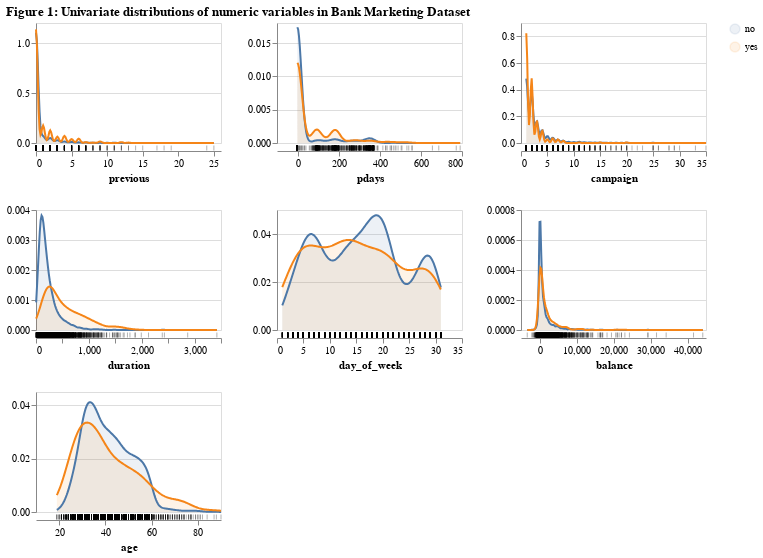

Notebook code for this chart:
### Code cell
numeric_plot = aly.dist(bank_marketing_sample, color='y')

numeric_plot.properties(
    title="Figure 1: Univariate distributions of numeric variables in Bank Marketing Dataset"
)

### Figure 1 — Vega specification as saved in the notebook (floating-point values rounded to 4 significant figures; data arrays with more than 128 entries replaced by an {"elided": "..."} marker saying what was removed)
{"$schema": "https://vega.github.io/schema/vega/v6.json", "data": [{"name": "source_0", "values": {"elided": "4000 records"}}, {"name": "data_0", "source": "source_0", "transform": [{"type": "kde", "groupby": ["y"], "field": "previous", "minsteps": 100, "as": ["previous", "density"], "resolve": "shared"}]}, {"name": "data_1", "values": {"elided": "4000 records"}}, {"name": "data_2", "source": "source_0", "transform": [{"type": "kde", "field": "pdays", "groupby": ["y"], "minsteps": 100, "resolve": "shared", "as": ["pdays", "density"]}]}, {"name": "data_3", "values": {"elided": "4000 records"}}, {"name": "data_4", "source": "source_0", "transform": [{"type": "kde", "groupby": ["y"], "minsteps": 100, "field": "campaign", "as": ["campaign", "density"], "resolve": "shared"}]}, {"name": "data_5", "values": {"elided": "4000 records"}}, {"name": "data_6", "source": "source_0", "transform": [{"type": "kde", "minsteps": 100, "resolve": "shared", "field": "duration", "as": ["duration", "density"], "groupby": ["y"]}]}, {"name": "data_7", "values": {"elided": "4000 records"}}, {"name": "data_8", "source": "source_0", "transform": [{"type": "kde", "field": "day_of_week", "minsteps": 100, "as": ["day_of_week", "density"], "resolve": "shared", "groupby": ["y"]}]}, {"name": "data_9", "values": {"elided": "4000 records"}}, {"name": "data_10", "source": "source_0", "transform": [{"type": "kde", "groupby": ["y"], "as": ["balance", "density"], "resolve": "shared", "field": "balance", "minsteps": 100}]}, {"name": "data_11", "values": {"elided": "4000 records"}}, {"name": "data_12", "source": "source_0", "transform": [{"type": "kde", "resolve": "shared", "minsteps": 100, "field": "age", "as": ["age", "density"], "groupby": ["y"]}]}, {"name": "data_13", "values": {"elided": "4000 records"}}, {"name": "data_0_color_domain_y_0", "source": "data_0", "transform": [{"type": "aggregate", "groupby": ["y"], "fields": [], "ops": [], "as": []}, {"type": "formula", "expr": "datum['y']", "as": "sort_field"}, {"type": "project", "fields": ["y"]}]}, {"name": "data_2_color_domain_y_1", "source": "data_2", "transform": [{"type": "aggregate", "groupby": ["y"], "fields": [], "ops": [], "as": []}, {"type": "formula", "expr": "datum['y']", "as": "sort_field"}, {"type": "project", "fields": ["y"]}]}, {"name": "data_4_color_domain_y_2", "source": "data_4", "transform": [{"type": "aggregate", "groupby": ["y"], "fields": [], "ops": [], "as": []}, {"type": "formula", "expr": "datum['y']", "as": "sort_field"}, {"type": "project", "fields": ["y"]}]}, {"name": "data_6_color_domain_y_3", "source": "data_6", "transform": [{"type": "aggregate", "groupby": ["y"], "fields": [], "ops": [], "as": []}, {"type": "formula", "expr": "datum['y']", "as": "sort_field"}, {"type": "project", "fields": ["y"]}]}, {"name": "data_8_color_domain_y_4", "source": "data_8", "transform": [{"type": "aggregate", "groupby": ["y"], "fields": [], "ops": [], "as": []}, {"type": "formula", "expr": "datum['y']", "as": "sort_field"}, {"type": "project", "fields": ["y"]}]}, {"name": "data_10_color_domain_y_5", "source": "data_10", "transform": [{"type": "aggregate", "groupby": ["y"], "fields": [], "ops": [], "as": []}, {"type": "formula", "expr": "datum['y']", "as": "sort_field"}, {"type": "project", "fields": ["y"]}]}, {"name": "data_12_color_domain_y_6", "source": "data_12", "transform": [{"type": "aggregate", "groupby": ["y"], "fields": [], "ops": [], "as": []}, {"type": "formula", "expr": "datum['y']", "as": "sort_field"}, {"type": "project", "fields": ["y"]}]}, {"name": "data_0_concat_0_y_domain_density", "source": "data_0", "transform": [{"type": "formula", "expr": "+datum['density']", "as": "density"}, {"type": "aggregate", "groupby": [], "fields": ["density", "density"], "ops": ["min", "max"], "as": ["min", "max"]}]}, {"name": "data_2_concat_1_y_domain_density", "source": "data_2", "transform": [{"type": "formula", "expr": "+datum['density']", "as": "density"}, {"type": "aggregate", "groupby": [], "fields": ["density", "density"], "ops": ["min", "max"], "as": ["min", "max"]}]}, {"name": "data_4_concat_2_y_domain_density", "source": "data_4", "transform": [{"type": "formula", "expr": "+datum['density']", "as": "density"}, {"type": "aggregate", "groupby": [], "fields": ["density", "density"], "ops": ["min", "max"], "as": ["min", "max"]}]}, {"name": "data_6_concat_3_y_domain_density", "source": "data_6", "transform": [{"type": "formula", "expr": "+datum['density']", "as": "density"}, {"type": "aggregate", "groupby": [], "fields": ["density", "density"], "ops": ["min", "max"], "as": ["min", "max"]}]}, {"name": "data_8_concat_4_y_domain_density", "source": "data_8", "transform": [{"type": "formula", "expr": "+datum['density']", "as": "density"}, {"type": "aggregate", "groupby": [], "fields": ["density", "density"], "ops": ["min", "max"], "as": ["min", "max"]}]}, {"name": "data_10_concat_5_y_domain_density", "source": "data_10", "transform": [{"type": "formula", "expr": "+datum['density']", "as": "density"}, {"type": "aggregate", "groupby": [], "fields": ["density", "density"], "ops": ["min", "max"], "as": ["min", "max"]}]}, {"name": "data_12_concat_6_y_domain_density", "source": "data_12", "transform": [{"type": "formula", "expr": "+datum['density']", "as": "density"}, {"type": "aggregate", "groupby": [], "fields": ["density", "density"], "ops": ["min", "max"], "as": ["min", "max"]}]}], "signals": [{"name": "childWidth", "value": 185}, {"name": "childHeight", "value": 120}], "marks": [{"type": "group", "name": "concat_0_group", "encode": {"update": {"width": {"signal": "childWidth"}, "height": {"signal": "childHeight"}}}, "marks": [{"type": "group", "name": "concat_0_layer_0_pathgroup", "from": {"facet": {"data": "data_0", "name": "faceted_path_concat_0_layer_0_main", "groupby": ["y"]}}, "encode": {"update": {"width": {"field": {"signal": null, "datum": null, "group": "width", "parent": null}}, "height": {"field": {"signal": null, "datum": null, "group": "height", "parent": null}}}}, "marks": [{"type": "area", "name": "concat_0_layer_0_marks", "from": {"data": "faceted_path_concat_0_layer_0_main"}, "sort": {"field": "x"}, "encode": {"update": {"x": {"field": "previous", "scale": "concat_0_x"}, "opacity": {"value": 0.1}, "y": {"field": "density", "scale": "concat_0_y"}, "fill": {"field": "y", "scale": "color"}, "defined": {"signal": "isValid(datum[\"previous\"]) && isFinite(+datum[\"previous\"]) && isValid(datum[\"density\"]) && isFinite(+datum[\"density\"])"}, "y2": {"value": 0, "scale": "concat_0_y"}, "orient": {"value": "vertical"}}}, "style": ["area"]}]}, {"type": "group", "name": "concat_0_layer_1_pathgroup", "from": {"facet": {"data": "data_0", "name": "faceted_path_concat_0_layer_1_main", "groupby": ["y"]}}, "encode": {"update": {"width": {"field": {"signal": null, "datum": null, "group": "width", "parent": null}}, "height": {"field": {"signal": null, "datum": null, "group": "height", "parent": null}}}}, "marks": [{"type": "line", "name": "concat_0_layer_1_marks", "from": {"data": "faceted_path_concat_0_layer_1_main"}, "sort": {"field": "x"}, "encode": {"update": {"stroke": {"field": "y", "scale": "color"}, "y": {"field": "density", "scale": "concat_0_y"}, "defined": {"signal": "isValid(datum[\"previous\"]) && isFinite(+datum[\"previous\"]) && isValid(datum[\"density\"]) && isFinite(+datum[\"density\"])"}, "x": {"field": "previous", "scale": "concat_0_x"}}}, "style": ["line"]}]}, {"type": "rect", "name": "concat_0_layer_2_marks", "from": {"data": "data_1"}, "encode": {"update": {"fill": {"value": "black"}, "tooltip": {"value": "Individual observations"}, "yc": {"signal": "childHeight", "offset": 65, "mult": 0.5}, "xc": {"field": "previous", "scale": "concat_0_x"}, "opacity": {"value": 0.3}, "height": {"value": 5}, "width": {"value": 1}}}, "style": ["tick"]}], "axes": [{"scale": "concat_0_y", "domain": false, "tickCount": {"signal": "ceil(childHeight/40)"}, "orient": "left", "maxExtent": 0, "gridScale": "concat_0_x", "labels": false, "aria": false, "minExtent": 0, "ticks": false, "zindex": 0, "grid": true}, {"scale": "concat_0_x", "orient": "bottom", "tickCount": {"signal": "ceil(childWidth/40)"}, "grid": false, "offset": 8, "labelOverlap": true, "labelFlush": true, "title": "previous", "zindex": 0}, {"scale": "concat_0_y", "tickCount": {"signal": "ceil(childHeight/40)"}, "zindex": 0, "labelOverlap": true, "orient": "left", "grid": false}], "style": "cell"}, {"type": "group", "name": "concat_1_group", "encode": {"update": {"height": {"signal": "childHeight"}, "width": {"signal": "childWidth"}}}, "marks": [{"type": "group", "name": "concat_1_layer_0_pathgroup", "from": {"facet": {"data": "data_2", "name": "faceted_path_concat_1_layer_0_main", "groupby": ["y"]}}, "encode": {"update": {"height": {"field": {"signal": null, "datum": null, "group": "height", "parent": null}}, "width": {"field": {"signal": null, "datum": null, "group": "width", "parent": null}}}}, "marks": [{"type": "area", "name": "concat_1_layer_0_marks", "from": {"data": "faceted_path_concat_1_layer_0_main"}, "sort": {"field": "x"}, "encode": {"update": {"opacity": {"value": 0.1}, "y2": {"value": 0, "scale": "concat_1_y"}, "fill": {"field": "y", "scale": "color"}, "orient": {"value": "vertical"}, "x": {"field": "pdays", "scale": "concat_1_x"}, "y": {"field": "density", "scale": "concat_1_y"}, "defined": {"signal": "isValid(datum[\"pdays\"]) && isFinite(+datum[\"pdays\"]) && isValid(datum[\"density\"]) && isFinite(+datum[\"density\"])"}}}, "style": ["area"]}]}, {"type": "group", "name": "concat_1_layer_1_pathgroup", "from": {"facet": {"data": "data_2", "name": "faceted_path_concat_1_layer_1_main", "groupby": ["y"]}}, "encode": {"update": {"height": {"field": {"signal": null, "datum": null, "group": "height", "parent": null}}, "width": {"field": {"signal": null, "datum": null, "group": "width", "parent": null}}}}, "marks": [{"type": "line", "name": "concat_1_layer_1_marks", "from": {"data": "faceted_path_concat_1_layer_1_main"}, "sort": {"field": "x"}, "encode": {"update": {"y": {"field": "density", "scale": "concat_1_y"}, "stroke": {"field": "y", "scale": "color"}, "x": {"field": "pdays", "scale": "concat_1_x"}, "defined": {"signal": "isValid(datum[\"pdays\"]) && isFinite(+datum[\"pdays\"]) && isValid(datum[\"density\"]) && isFinite(+datum[\"density\"])"}}}, "style": ["line"]}]}, {"type": "rect", "name": "concat_1_layer_2_marks", "from": {"data": "data_3"}, "encode": {"update": {"width": {"value": 1}, "tooltip": {"value": "Individual observations"}, "yc": {"signal": "childHeight", "offset": 65, "mult": 0.5}, "opacity": {"value": 0.3}, "fill": {"value": "black"}, "xc": {"field": "pdays", "scale": "concat_1_x"}, "height": {"value": 5}}}, "style": ["tick"]}], "axes": [{"scale": "concat_1_y", "gridScale": "concat_1_x", "grid": true, "orient": "left", "labels": false, "minExtent": 0, "tickCount": {"signal": "ceil(childHeight/40)"}, "aria": false, "ticks": false, "maxExtent": 0, "zindex": 0, "domain": false}, {"scale": "concat_1_x", "orient": "bottom", "offset": 8, "tickCount": {"signal": "ceil(childWidth/40)"}, "title": "pdays", "grid": false, "zindex": 0, "labelFlush": true, "labelOverlap": true}, {"scale": "concat_1_y", "grid": false, "tickCount": {"signal": "ceil(childHeight/40)"}, "orient": "left", "zindex": 0, "labelOverlap": true}], "style": "cell"}, {"type": "group", "name": "concat_2_group", "encode": {"update": {"height": {"signal": "childHeight"}, "width": {"signal": "childWidth"}}}, "marks": [{"type": "group", "name": "concat_2_layer_0_pathgroup", "from": {"facet": {"data": "data_4", "name": "faceted_path_concat_2_layer_0_main", "groupby": ["y"]}}, "encode": {"update": {"height": {"field": {"signal": null, "datum": null, "group": "height", "parent": null}}, "width": {"field": {"signal": null, "datum": null, "group": "width", "parent": null}}}}, "marks": [{"type": "area", "name": "concat_2_layer_0_marks", "from": {"data": "faceted_path_concat_2_layer_0_main"}, "sort": {"field": "x"}, "encode": {"update": {"y2": {"value": 0, "scale": "concat_2_y"}, "orient": {"value": "vertical"}, "fill": {"field": "y", "scale": "color"}, "defined": {"signal": "isValid(datum[\"campaign\"]) && isFinite(+datum[\"campaign\"]) && isValid(datum[\"density\"]) && isFinite(+datum[\"density\"])"}, "opacity": {"value": 0.1}, "y": {"field": "density", "scale": "concat_2_y"}, "x": {"field": "campaign", "scale": "concat_2_x"}}}, "style": ["area"]}]}, {"type": "group", "name": "concat_2_layer_1_pathgroup", "from": {"facet": {"data": "data_4", "name": "faceted_path_concat_2_layer_1_main", "groupby": ["y"]}}, "encode": {"update": {"width": {"field": {"signal": null, "datum": null, "group": "width", "parent": null}}, "height": {"field": {"signal": null, "datum": null, "group": "height", "parent": null}}}}, "marks": [{"type": "line", "name": "concat_2_layer_1_marks", "from": {"data": "faceted_path_concat_2_layer_1_main"}, "sort": {"field": "x"}, "encode": {"update": {"defined": {"signal": "isValid(datum[\"campaign\"]) && isFinite(+datum[\"campaign\"]) && isValid(datum[\"density\"]) && isFinite(+datum[\"density\"])"}, "stroke": {"field": "y", "scale": "color"}, "x": {"field": "campaign", "scale": "concat_2_x"}, "y": {"field": "density", "scale": "concat_2_y"}}}, "style": ["line"]}]}, {"type": "rect", "name": "concat_2_layer_2_marks", "from": {"data": "data_5"}, "encode": {"update": {"opacity": {"value": 0.3}, "fill": {"value": "black"}, "tooltip": {"value": "Individual observations"}, "width": {"value": 1}, "yc": {"signal": "childHeight", "offset": 65, "mult": 0.5}, "height": {"value": 5}, "xc": {"field": "campaign", "scale": "concat_2_x"}}}, "style": ["tick"]}], "axes": [{"scale": "concat_2_y", "zindex": 0, "labels": false, "tickCount": {"signal": "ceil(childHeight/40)"}, "minExtent": 0, "aria": false, "grid": true, "gridScale": "concat_2_x", "maxExtent": 0, "orient": "left", "ticks": false, "domain": false}, {"scale": "concat_2_x", "labelOverlap": true, "tickCount": {"signal": "ceil(childWidth/40)"}, "orient": "bottom", "zindex": 0, "grid": false, "labelFlush": true, "offset": 8, "title": "campaign"}, {"scale": "concat_2_y", "grid": false, "zindex": 0, "orient": "left", "tickCount": {"signal": "ceil(childHeight/40)"}, "labelOverlap": true}], "style": "cell"}, {"type": "group", "name": "concat_3_group", "encode": {"update": {"height": {"signal": "childHeight"}, "width": {"signal": "childWidth"}}}, "marks": [{"type": "group", "name": "concat_3_layer_0_pathgroup", "from": {"facet": {"data": "data_6", "name": "faceted_path_concat_3_layer_0_main", "groupby": ["y"]}}, "encode": {"update": {"height": {"field": {"signal": null, "datum": null, "group": "height", "parent": null}}, "width": {"field": {"signal": null, "datum": null, "group": "width", "parent": null}}}}, "marks": [{"type": "area", "name": "concat_3_layer_0_marks", "from": {"data": "faceted_path_concat_3_layer_0_main"}, "sort": {"field": "x"}, "encode": {"update": {"orient": {"value": "vertical"}, "y": {"field": "density", "scale": "concat_3_y"}, "opacity": {"value": 0.1}, "fill": {"field": "y", "scale": "color"}, "x": {"field": "duration", "scale": "concat_3_x"}, "y2": {"value": 0, "scale": "concat_3_y"}, "defined": {"signal": "isValid(datum[\"duration\"]) && isFinite(+datum[\"duration\"]) && isValid(datum[\"density\"]) && isFinite(+datum[\"density\"])"}}}, "style": ["area"]}]}, {"type": "group", "name": "concat_3_layer_1_pathgroup", "from": {"facet": {"data": "data_6", "name": "faceted_path_concat_3_layer_1_main", "groupby": ["y"]}}, "encode": {"update": {"height": {"field": {"signal": null, "datum": null, "group": "height", "parent": null}}, "width": {"field": {"signal": null, "datum": null, "group": "width", "parent": null}}}}, "marks": [{"type": "line", "name": "concat_3_layer_1_marks", "from": {"data": "faceted_path_concat_3_layer_1_main"}, "sort": {"field": "x"}, "encode": {"update": {"y": {"field": "density", "scale": "concat_3_y"}, "defined": {"signal": "isValid(datum[\"duration\"]) && isFinite(+datum[\"duration\"]) && isValid(datum[\"density\"]) && isFinite(+datum[\"density\"])"}, "stroke": {"field": "y", "scale": "color"}, "x": {"field": "duration", "scale": "concat_3_x"}}}, "style": ["line"]}]}, {"type": "rect", "name": "concat_3_layer_2_marks", "from": {"data": "data_7"}, "encode": {"update": {"fill": {"value": "black"}, "height": {"value": 5}, "opacity": {"value": 0.3}, "yc": {"signal": "childHeight", "offset": 65, "mult": 0.5}, "xc": {"field": "duration", "scale": "concat_3_x"}, "width": {"value": 1}, "tooltip": {"value": "Individual observations"}}}, "style": ["tick"]}], "axes": [{"scale": "concat_3_y", "tickCount": {"signal": "ceil(childHeight/40)"}, "orient": "left", "maxExtent": 0, "gridScale": "concat_3_x", "zindex": 0, "minExtent": 0, "labels": false, "grid": true, "aria": false, "domain": false, "ticks": false}, {"scale": "concat_3_x", "zindex": 0, "orient": "bottom", "tickCount": {"signal": "ceil(childWidth/40)"}, "labelFlush": true, "labelOverlap": true, "title": "duration", "offset": 8, "grid": false}, {"scale": "concat_3_y", "grid": false, "orient": "left", "tickCount": {"signal": "ceil(childHeight/40)"}, "labelOverlap": true, "zindex": 0}], "style": "cell"}, {"type": "group", "name": "concat_4_group", "encode": {"update": {"width": {"signal": "childWidth"}, "height": {"signal": "childHeight"}}}, "marks": [{"type": "group", "name": "concat_4_layer_0_pathgroup", "from": {"facet": {"data": "data_8", "name": "faceted_path_concat_4_layer_0_main", "groupby": ["y"]}}, "encode": {"update": {"width": {"field": {"signal": null, "datum": null, "group": "width", "parent": null}}, "height": {"field": {"signal": null, "datum": null, "group": "height", "parent": null}}}}, "marks": [{"type": "area", "name": "concat_4_layer_0_marks", "from": {"data": "faceted_path_concat_4_layer_0_main"}, "sort": {"field": "x"}, "encode": {"update": {"x": {"field": "day_of_week", "scale": "concat_4_x"}, "y": {"field": "density", "scale": "concat_4_y"}, "fill": {"field": "y", "scale": "color"}, "y2": {"value": 0, "scale": "concat_4_y"}, "orient": {"value": "vertical"}, "opacity": {"value": 0.1}, "defined": {"signal": "isValid(datum[\"day_of_week\"]) && isFinite(+datum[\"day_of_week\"]) && isValid(datum[\"density\"]) && isFinite(+datum[\"density\"])"}}}, "style": ["area"]}]}, {"type": "group", "name": "concat_4_layer_1_pathgroup", "from": {"facet": {"data": "data_8", "name": "faceted_path_concat_4_layer_1_main", "groupby": ["y"]}}, "encode": {"update": {"width": {"field": {"signal": null, "datum": null, "group": "width", "parent": null}}, "height": {"field": {"signal": null, "datum": null, "group": "height", "parent": null}}}}, "marks": [{"type": "line", "name": "concat_4_layer_1_marks", "from": {"data": "faceted_path_concat_4_layer_1_main"}, "sort": {"field": "x"}, "encode": {"update": {"y": {"field": "density", "scale": "concat_4_y"}, "defined": {"signal": "isValid(datum[\"day_of_week\"]) && isFinite(+datum[\"day_of_week\"]) && isValid(datum[\"density\"]) && isFinite(+datum[\"density\"])"}, "stroke": {"field": "y", "scale": "color"}, "x": {"field": "day_of_week", "scale": "concat_4_x"}}}, "style": ["line"]}]}, {"type": "rect", "name": "concat_4_layer_2_marks", "from": {"data": "data_9"}, "encode": {"update": {"tooltip": {"value": "Individual observations"}, "width": {"value": 1}, "fill": {"value": "black"}, "opacity": {"value": 0.3}, "xc": {"field": "day_of_week", "scale": "concat_4_x"}, "height": {"value": 5}, "yc": {"signal": "childHeight", "offset": 65, "mult": 0.5}}}, "style": ["tick"]}], "axes": [{"scale": "concat_4_y", "labels": false, "maxExtent": 0, "minExtent": 0, "orient": "left", "aria": false, "grid": true, "domain": false, "zindex": 0, "tickCount": {"signal": "ceil(childHeight/40)"}, "gridScale": "concat_4_x", "ticks": false}, {"scale": "concat_4_x", "offset": 8, "tickCount": {"signal": "ceil(childWidth/40)"}, "grid": false, "title": "day_of_week", "labelOverlap": true, "zindex": 0, "orient": "bottom", "labelFlush": true}, {"scale": "concat_4_y", "orient": "left", "labelOverlap": true, "tickCount": {"signal": "ceil(childHeight/40)"}, "grid": false, "zindex": 0}], "style": "cell"}, {"type": "group", "name": "concat_5_group", "encode": {"update": {"height": {"signal": "childHeight"}, "width": {"signal": "childWidth"}}}, "marks": [{"type": "group", "name": "concat_5_layer_0_pathgroup", "from": {"facet": {"data": "data_10", "name": "faceted_path_concat_5_layer_0_main", "groupby": ["y"]}}, "encode": {"update": {"height": {"field": {"signal": null, "datum": null, "group": "height", "parent": null}}, "width": {"field": {"signal": null, "datum": null, "group": "width", "parent": null}}}}, "marks": [{"type": "area", "name": "concat_5_layer_0_marks", "from": {"data": "faceted_path_concat_5_layer_0_main"}, "sort": {"field": "x"}, "encode": {"update": {"y": {"field": "density", "scale": "concat_5_y"}, "orient": {"value": "vertical"}, "fill": {"field": "y", "scale": "color"}, "opacity": {"value": 0.1}, "y2": {"value": 0, "scale": "concat_5_y"}, "defined": {"signal": "isValid(datum[\"balance\"]) && isFinite(+datum[\"balance\"]) && isValid(datum[\"density\"]) && isFinite(+datum[\"density\"])"}, "x": {"field": "balance", "scale": "concat_5_x"}}}, "style": ["area"]}]}, {"type": "group", "name": "concat_5_layer_1_pathgroup", "from": {"facet": {"data": "data_10", "name": "faceted_path_concat_5_layer_1_main", "groupby": ["y"]}}, "encode": {"update": {"height": {"field": {"signal": null, "datum": null, "group": "height", "parent": null}}, "width": {"field": {"signal": null, "datum": null, "group": "width", "parent": null}}}}, "marks": [{"type": "line", "name": "concat_5_layer_1_marks", "from": {"data": "faceted_path_concat_5_layer_1_main"}, "sort": {"field": "x"}, "encode": {"update": {"y": {"field": "density", "scale": "concat_5_y"}, "x": {"field": "balance", "scale": "concat_5_x"}, "stroke": {"field": "y", "scale": "color"}, "defined": {"signal": "isValid(datum[\"balance\"]) && isFinite(+datum[\"balance\"]) && isValid(datum[\"density\"]) && isFinite(+datum[\"density\"])"}}}, "style": ["line"]}]}, {"type": "rect", "name": "concat_5_layer_2_marks", "from": {"data": "data_11"}, "encode": {"update": {"height": {"value": 5}, "fill": {"value": "black"}, "tooltip": {"value": "Individual observations"}, "opacity": {"value": 0.3}, "width": {"value": 1}, "yc": {"signal": "childHeight", "offset": 65, "mult": 0.5}, "xc": {"field": "balance", "scale": "concat_5_x"}}}, "style": ["tick"]}], "axes": [{"scale": "concat_5_y", "maxExtent": 0, "orient": "left", "grid": true, "gridScale": "concat_5_x", "ticks": false, "tickCount": {"signal": "ceil(childHeight/40)"}, "aria": false, "minExtent": 0, "domain": false, "labels": false, "zindex": 0}, {"scale": "concat_5_x", "offset": 8, "grid": false, "title": "balance", "labelOverlap": true, "labelFlush": true, "orient": "bottom", "zindex": 0, "tickCount": {"signal": "ceil(childWidth/40)"}}, {"scale": "concat_5_y", "zindex": 0, "labelOverlap": true, "orient": "left", "tickCount": {"signal": "ceil(childHeight/40)"}, "grid": false}], "style": "cell"}, {"type": "group", "name": "concat_6_group", "encode": {"update": {"width": {"signal": "childWidth"}, "height": {"signal": "childHeight"}}}, "marks": [{"type": "group", "name": "concat_6_layer_0_pathgroup", "from": {"facet": {"data": "data_12", "name": "faceted_path_concat_6_layer_0_main", "groupby": ["y"]}}, "encode": {"update": {"height": {"field": {"signal": null, "datum": null, "group": "height", "parent": null}}, "width": {"field": {"signal": null, "datum": null, "group": "width", "parent": null}}}}, "marks": [{"type": "area", "name": "concat_6_layer_0_marks", "from": {"data": "faceted_path_concat_6_layer_0_main"}, "sort": {"field": "x"}, "encode": {"update": {"orient": {"value": "vertical"}, "fill": {"field": "y", "scale": "color"}, "defined": {"signal": "isValid(datum[\"age\"]) && isFinite(+datum[\"age\"]) && isValid(datum[\"density\"]) && isFinite(+datum[\"density\"])"}, "y": {"field": "density", "scale": "concat_6_y"}, "y2": {"value": 0, "scale": "concat_6_y"}, "opacity": {"value": 0.1}, "x": {"field": "age", "scale": "concat_6_x"}}}, "style": ["area"]}]}, {"type": "group", "name": "concat_6_layer_1_pathgroup", "from": {"facet": {"data": "data_12", "name": "faceted_path_concat_6_layer_1_main", "groupby": ["y"]}}, "encode": {"update": {"width": {"field": {"signal": null, "datum": null, "group": "width", "parent": null}}, "height": {"field": {"signal": null, "datum": null, "group": "height", "parent": null}}}}, "marks": [{"type": "line", "name": "concat_6_layer_1_marks", "from": {"data": "faceted_path_concat_6_layer_1_main"}, "sort": {"field": "x"}, "encode": {"update": {"stroke": {"field": "y", "scale": "color"}, "x": {"field": "age", "scale": "concat_6_x"}, "defined": {"signal": "isValid(datum[\"age\"]) && isFinite(+datum[\"age\"]) && isValid(datum[\"density\"]) && isFinite(+datum[\"density\"])"}, "y": {"field": "density", "scale": "concat_6_y"}}}, "style": ["line"]}]}, {"type": "rect", "name": "concat_6_layer_2_marks", "from": {"data": "data_13"}, "encode": {"update": {"fill": {"value": "black"}, "tooltip": {"value": "Individual observations"}, "height": {"value": 5}, "width": {"value": 1}, "opacity": {"value": 0.3}, "yc": {"signal": "childHeight", "offset": 65, "mult": 0.5}, "xc": {"field": "age", "scale": "concat_6_x"}}}, "style": ["tick"]}], "axes": [{"scale": "concat_6_y", "domain": false, "tickCount": {"signal": "ceil(childHeight/40)"}, "aria": false, "labels": false, "orient": "left", "grid": true, "ticks": false, "minExtent": 0, "gridScale": "concat_6_x", "zindex": 0, "maxExtent": 0}, {"scale": "concat_6_x", "orient": "bottom", "labelOverlap": true, "title": "age", "zindex": 0, "tickCount": {"signal": "ceil(childWidth/40)"}, "grid": false, "offset": 8, "labelFlush": true}, {"scale": "concat_6_y", "labelOverlap": true, "tickCount": {"signal": "ceil(childHeight/40)"}, "zindex": 0, "grid": false, "orient": "left"}], "style": "cell"}], "scales": [{"name": "color", "type": "ordinal", "domain": {"fields": [{"data": "data_0_color_domain_y_0", "field": "y"}, {"data": "data_2_color_domain_y_1", "field": "y"}, {"data": "data_4_color_domain_y_2", "field": "y"}, {"data": "data_6_color_domain_y_3", "field": "y"}, {"data": "data_8_color_domain_y_4", "field": "y"}, {"data": "data_10_color_domain_y_5", "field": "y"}, {"data": "data_12_color_domain_y_6", "field": "y"}], "sort": true}, "range": "category"}, {"name": "concat_0_x", "type": "linear", "domain": {"fields": [{"data": "data_0", "field": "previous"}, {"data": "data_1", "field": "previous"}]}, "range": [0, {"signal": "childWidth"}], "zero": false, "nice": true}, {"name": "concat_0_y", "type": "linear", "domain": [{"signal": "(data(\"data_0_concat_0_y_domain_density\")[0] || {}).min"}, {"signal": "(data(\"data_0_concat_0_y_domain_density\")[0] || {}).max"}], "range": [{"signal": "childHeight"}, 0], "zero": true, "nice": true}, {"name": "concat_1_x", "type": "linear", "domain": {"fields": [{"data": "data_2", "field": "pdays"}, {"data": "data_3", "field": "pdays"}]}, "range": [0, {"signal": "childWidth"}], "nice": true, "zero": false}, {"name": "concat_1_y", "type": "linear", "domain": [{"signal": "(data(\"data_2_concat_1_y_domain_density\")[0] || {}).min"}, {"signal": "(data(\"data_2_concat_1_y_domain_density\")[0] || {}).max"}], "range": [{"signal": "childHeight"}, 0], "nice": true, "zero": true}, {"name": "concat_2_x", "type": "linear", "domain": {"fields": [{"data": "data_4", "field": "campaign"}, {"data": "data_5", "field": "campaign"}]}, "range": [0, {"signal": "childWidth"}], "nice": true, "zero": false}, {"name": "concat_2_y", "type": "linear", "domain": [{"signal": "(data(\"data_4_concat_2_y_domain_density\")[0] || {}).min"}, {"signal": "(data(\"data_4_concat_2_y_domain_density\")[0] || {}).max"}], "range": [{"signal": "childHeight"}, 0], "nice": true, "zero": true}, {"name": "concat_3_x", "type": "linear", "domain": {"fields": [{"data": "data_6", "field": "duration"}, {"data": "data_7", "field": "duration"}]}, "range": [0, {"signal": "childWidth"}], "zero": false, "nice": true}, {"name": "concat_3_y", "type": "linear", "domain": [{"signal": "(data(\"data_6_concat_3_y_domain_density\")[0] || {}).min"}, {"signal": "(data(\"data_6_concat_3_y_domain_density\")[0] || {}).max"}], "range": [{"signal": "childHeight"}, 0], "nice": true, "zero": true}, {"name": "concat_4_x", "type": "linear", "domain": {"fields": [{"data": "data_8", "field": "day_of_week"}, {"data": "data_9", "field": "day_of_week"}]}, "range": [0, {"signal": "childWidth"}], "nice": true, "zero": false}, {"name": "concat_4_y", "type": "linear", "domain": [{"signal": "(data(\"data_8_concat_4_y_domain_density\")[0] || {}).min"}, {"signal": "(data(\"data_8_concat_4_y_domain_density\")[0] || {}).max"}], "range": [{"signal": "childHeight"}, 0], "nice": true, "zero": true}, {"name": "concat_5_x", "type": "linear", "domain": {"fields": [{"data": "data_10", "field": "balance"}, {"data": "data_11", "field": "balance"}]}, "range": [0, {"signal": "childWidth"}], "zero": false, "nice": true}, {"name": "concat_5_y", "type": "linear", "domain": [{"signal": "(data(\"data_10_concat_5_y_domain_density\")[0] || {}).min"}, {"signal": "(data(\"data_10_concat_5_y_domain_density\")[0] || {}).max"}], "range": [{"signal": "childHeight"}, 0], "nice": true, "zero": true}, {"name": "concat_6_x", "type": "linear", "domain": {"fields": [{"data": "data_12", "field": "age"}, {"data": "data_13", "field": "age"}]}, "range": [0, {"signal": "childWidth"}], "nice": true, "zero": false}, {"name": "concat_6_y", "type": "linear", "domain": [{"signal": "(data(\"data_12_concat_6_y_domain_density\")[0] || {}).min"}, {"signal": "(data(\"data_12_concat_6_y_domain_density\")[0] || {}).max"}], "range": [{"signal": "childHeight"}, 0], "nice": true, "zero": true}], "title": {"text": "Figure 1: Univariate distributions of numeric variables in Bank Marketing Dataset", "anchor": "start"}, "layout": {"padding": 20, "columns": 3, "bounds": "full", "align": "each"}, "legends": [{"fill": "color", "symbolType": "circle", "encode": {"symbols": {"update": {"opacity": {"value": 0.1}}}}, "stroke": "color"}], "padding": 5, "background": "white"}
